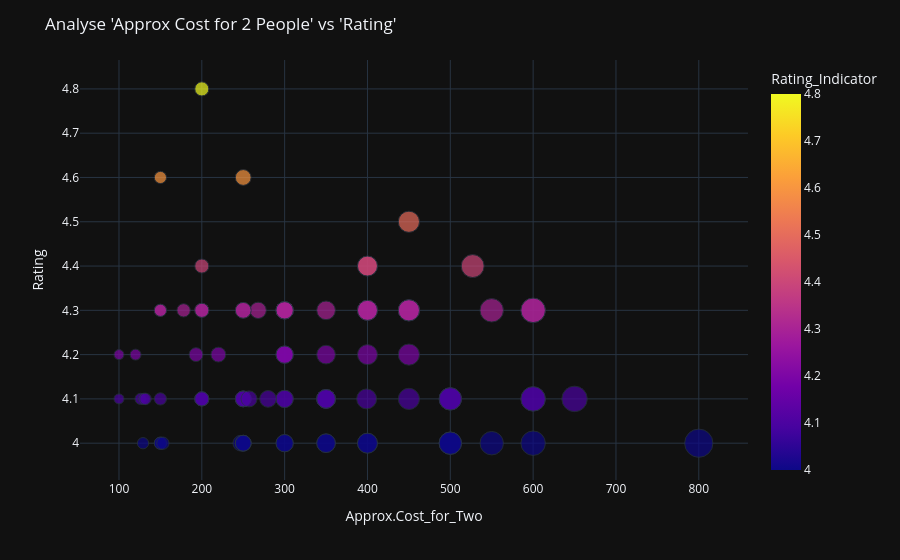

This figure's notebook cell:
### Code cell
fig=px.scatter(
    x=df_highest_rated_restaurants["Cost_for_Two"],
    y=df_highest_rated_restaurants["Rating"],
    color=df_highest_rated_restaurants["Rating"],
    size=df_highest_rated_restaurants["Cost_for_Two"],
    labels={
        "x":"Approx.Cost_for_Two",
        "y":"Rating",
        "color":"Rating_Indicator"
    })
fig.update_layout(
    template="plotly_dark",
    title="Analyse 'Approx Cost for 2 People' vs 'Rating'")
fig.show()

### Figure 1 — Plotly figure (JSON) as saved in the notebook; plotly's stock layout.template omitted (floating-point values rounded to 4 significant figures)
{"data": [{"hovertemplate": "Approx.Cost_for_Two=%{x}<br>Rating=%{y}<br>size=%{marker.size}<br>Rating_Indicator=%{marker.color}<extra></extra>", "legendgroup": "", "marker": {"color": [4.3, 4.4, 4.1, 4.4, 4.1, 4.2, 4.1, 4.1, 4.1, 4, 4.3, 4.3, 4.2, 4.1, 4.1, 4.2, 4.1, 4.3, 4, 4, 4.1, 4.3, 4.1, 4.1, 4.1, 4, 4.2, 4, 4.3, 4.3, 4.1, 4.1, 4.3, 4.3, 4.3, 4.1, 4.3, 4.1, 4, 4, 4.4, 4.1, 4, 4.1, 4.1, 4.1, 4.3, 4, 4, 4.3, 4.1, 4.1, 4.3, 4, 4.2, 4, 4.3, 4, 4.3, 4.2, 4.3, 4.8, 4.2, 4.5, 4.1, 4.6, 4, 4.3, 4, 4.1, 4.3, 4.1, 4.3, 4.3, 4.1, 4.1, 4.6, 4.2, 4, 4.1, 4.1, 4, 4, 4, 4.3, 4, 4, 4.4, 4.1, 4.2, 4.3, 4.2], "coloraxis": "coloraxis", "size": [150, 400, 126, 400, 450, 350, 200, 350, 500, 247, 550, 450, 450, 150, 200, 300, 350, 300, 129, 400, 300, 150, 250, 250, 350, 500, 300, 150, 268, 600, 600, 250, 300, 300, 450, 250, 250, 200, 600, 350, 527, 300, 150, 130, 257, 200, 400, 300, 400, 200, 280, 399, 400, 250, 220, 250, 600, 800, 300, 300, 300, 200, 100, 450, 350, 150, 250, 450, 500, 350, 178, 100, 400, 250, 500, 500, 250, 120, 250, 650, 132, 300, 350, 550, 350, 153, 500, 200, 600, 193, 200, 400], "sizemode": "area", "sizeref": 2, "symbol": "circle"}, "mode": "markers", "name": "", "orientation": "v", "showlegend": false, "type": "scatter", "x": [150, 400, 126, 400, 450, 350, 200, 350, 500, 247, 550, 450, 450, 150, 200, 300, 350, 300, 129, 400, 300, 150, 250, 250, 350, 500, 300, 150, 268, 600, 600, 250, 300, 300, 450, 250, 250, 200, 600, 350, 527, 300, 150, 130, 257, 200, 400, 300, 400, 200, 280, 399, 400, 250, 220, 250, 600, 800, 300, 300, 300, 200, 100, 450, 350, 150, 250, 450, 500, 350, 178, 100, 400, 250, 500, 500, 250, 120, 250, 650, 132, 300, 350, 550, 350, 153, 500, 200, 600, 193, 200, 400], "xaxis": "x", "y": [4.3, 4.4, 4.1, 4.4, 4.1, 4.2, 4.1, 4.1, 4.1, 4, 4.3, 4.3, 4.2, 4.1, 4.1, 4.2, 4.1, 4.3, 4, 4, 4.1, 4.3, 4.1, 4.1, 4.1, 4, 4.2, 4, 4.3, 4.3, 4.1, 4.1, 4.3, 4.3, 4.3, 4.1, 4.3, 4.1, 4, 4, 4.4, 4.1, 4, 4.1, 4.1, 4.1, 4.3, 4, 4, 4.3, 4.1, 4.1, 4.3, 4, 4.2, 4, 4.3, 4, 4.3, 4.2, 4.3, 4.8, 4.2, 4.5, 4.1, 4.6, 4, 4.3, 4, 4.1, 4.3, 4.1, 4.3, 4.3, 4.1, 4.1, 4.6, 4.2, 4, 4.1, 4.1, 4, 4, 4, 4.3, 4, 4, 4.4, 4.1, 4.2, 4.3, 4.2], "yaxis": "y"}], "layout": {"coloraxis": {"colorbar": {"title": {"text": "Rating_Indicator"}}, "colorscale": [[0, "#0d0887"], [0.1111, "#46039f"], [0.2222, "#7201a8"], [0.3333, "#9c179e"], [0.4444, "#bd3786"], [0.5556, "#d8576b"], [0.6667, "#ed7953"], [0.7778, "#fb9f3a"], [0.8889, "#fdca26"], [1, "#f0f921"]]}, "legend": {"itemsizing": "constant", "tracegroupgap": 0}, "margin": {"t": 60}, "title": {"text": "Analyse 'Approx Cost for 2 People' vs 'Rating'"}, "xaxis": {"anchor": "y", "domain": [0, 1], "title": {"text": "Approx.Cost_for_Two"}}, "yaxis": {"anchor": "x", "domain": [0, 1], "title": {"text": "Rating"}}}}
